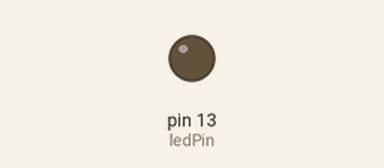
The sketch below on a simulated Arduino Uno, built with avr-gcc and run on an emulated ATmega328P. On the bench: output pins drawn as LEDs (lit = HIGH).

Above: at 4.3 s.
At 5.3 s:
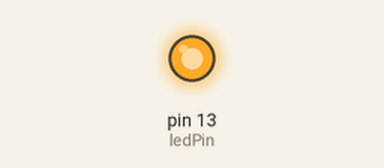
Timing chart, 0 to 8.8 s (numbered marks = the images above):
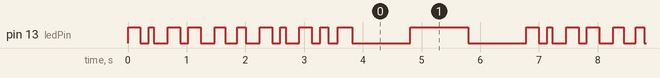

Measured:
- by itself, pin 13 (ledPin): moves between LOW and HIGH, repeating every 6.8 s
- by itself, everything shown: repeats every 6.8 s, in 24 steps

The sketch:

SimpleSpeakerOutput.ino
```cpp
int ledPin = 13;
int speakerOut = 9;
int potPin = 2;

byte names[] = {'c', 'd', 'e', 'f', 'g', 'a', 'b', 'C'};
int tones[] = {1915, 1700, 1519, 1432, 1275, 1136, 1014, 956};
byte melody[] = "2d2a1f2c2d2a2d2c2f2d2a2c2d2a1f2c2d2a2a2g2p8p8p8p";
// count length: 1 2 3 4 5 6 7 8 9 0 1 2 3 4 5 6 7 8 9 0 1 2 3 4 5 6 7 8 9 0
//                                10                  20                  30

int count = 0;
int count2 = 0;
int count3 = 0;
int MAX_COUNT = 24;
int statePin = LOW;

void setup()
{
  //set LED pin to output
  pinMode(ledPin, OUTPUT);

}

void loop()
{
  analogWrite(speakerOut, 0);

  for(count = 0; count < MAX_COUNT; count++)
  {
    statePin = !statePin;

    digitalWrite(ledPin, statePin);

    for(count3 = 0; count3 <= (melody[count*2] - 48) * 30; count3++)
    {
      for(count2 = 0; count2 < 8; count2++)
      {

        if(names[count2] == melody[count * 2 + 1])
        {
          analogWrite(speakerOut, 500);
          delayMicroseconds(tones[count2]);
          analogWrite(speakerOut, 0);
          delayMicroseconds(tones[count2]);
        }

        if(melody[count * 2 + 1] == 'p')
        {
          //make a pause of a certain size
          analogWrite(speakerOut, 0);
          delayMicroseconds(500);
        }
      }
    }
  }

}
```
